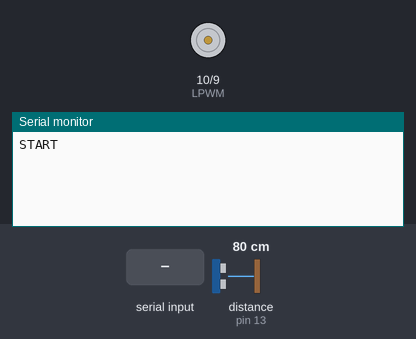
Recording of a sketch running on a simulated Arduino Uno, built with avr-gcc and run on an emulated ATmega328P. On the bench: motor-driver pin pairs drawn as motors (green arrow = first pin HIGH = forward, orange = second pin HIGH = backward, longer = more drive, scaled by the enable pin), the last lines printed to the serial monitor. The inputs (shaded band) are chosen by the test bench; at power-on: distance to the obstacle (sensor on pin 13) 80 cm. The echo pulse lasts 58.3 µs per cm.

Above: at 1.2 s.
1.3 s: byte 2 (2) received over Serial
At 2.58 s:
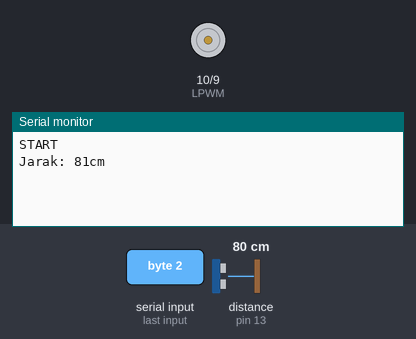
2.8 s: "1" received over Serial
At 4.08 s:
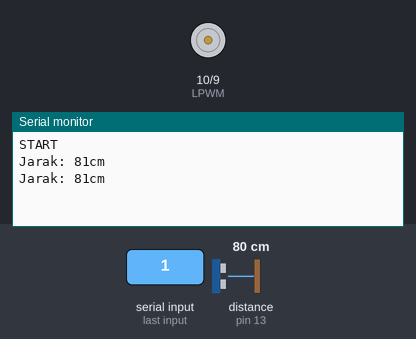
4.3 s: byte 1 (1) received over Serial
At 5.9 s:
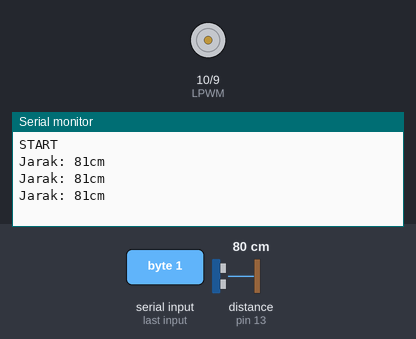

The sketch:

sketch_sep16a.ino
```cpp
#include <NewPing.h>
#define RPWM 9
#define LPWM 10
#define PWM 11
#define TRIGGER_PIN 12
#define ECHO_PIN 13
#define MAX_DISTANCE 200

NewPing sonar(TRIGGER_PIN, ECHO_PIN, MAX_DISTANCE);

void setup()
{
    Serial.begin(9600);
    Serial.println("START");
    pinMode(RPWM, OUTPUT);
    pinMode(PWM, OUTPUT);
    pinMode(LPWM, OUTPUT);
}

void loop()
{
    if (Serial.available() > 0)
    {
        char data = Serial.read();
        unsigned int uS = sonar.ping();
        int jarak = uS / US_ROUNDTRIP_CM;
        if (data == 1)
            digitalWrite(RPWM, LOW);
        digitalWrite(LPWM, HIGH);
        analogWrite(PWM, 500);
        if (data == 2)
            digitalWrite(RPWM, HIGH);
        digitalWrite(LPWM, LOW);
        analogWrite(PWM, 500);
        if (data == 3)
            digitalWrite(RPWM, LOW);
        digitalWrite(LPWM, LOW);
        analogWrite(PWM, 0);
        if (data == 4)
            digitalWrite(RPWM, LOW);
        digitalWrite(LPWM, HIGH);
        analogWrite(PWM, 500);
        if (jarak == 15)
            digitalWrite(RPWM, LOW);
        digitalWrite(LPWM, LOW);
        analogWrite(PWM, 0);
        if (data == 5)
            digitalWrite(RPWM, LOW);
        digitalWrite(LPWM, HIGH);
        analogWrite(PWM, 500);
        if (jarak == 25)
            digitalWrite(RPWM, LOW);
        digitalWrite(LPWM, LOW);
        analogWrite(PWM, 0);
        if (data == 6)
            digitalWrite(RPWM, LOW);
        digitalWrite(LPWM, HIGH);
        analogWrite(PWM, 500);
        if (jarak == 35)
            digitalWrite(RPWM, LOW);
        digitalWrite(LPWM, LOW);
        analogWrite(PWM, 0);
        delay(1000);
        Serial.print("Jarak: ");
        Serial.print(jarak);
        Serial.println("cm");
    }
}
```

Measured:
- after the input at 1.3 s, the serial monitor: prints a new line after 1.0 s (image 1)
